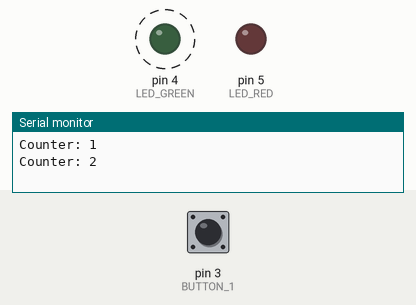
A sketch run on a simulated Arduino Uno, built with avr-gcc and run on an emulated ATmega328P. Shown: output pins drawn as LEDs (lit = HIGH), the last lines printed to the serial monitor. Dashed ring = blinking. The inputs (shaded band) are chosen by the test bench; at power-on: pin 3 (BUTTON_1) HIGH.

Above: at 1.2 s.
1.3 s: pin 3 (BUTTON_1) pulled LOW for 0.15 s
At 1.38 s:
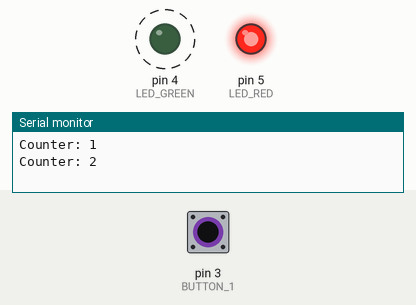
4.3 s: pin 3 (BUTTON_1) pulled LOW for 1 s
At 6.5 s:
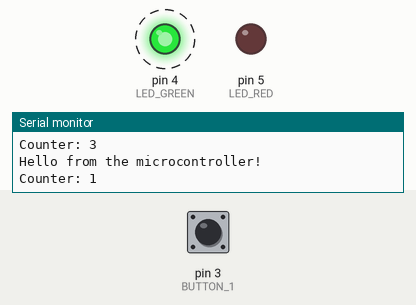
7.3 s: pin 3 (BUTTON_1) pulled LOW for 3.2 s
At 8.7 s:
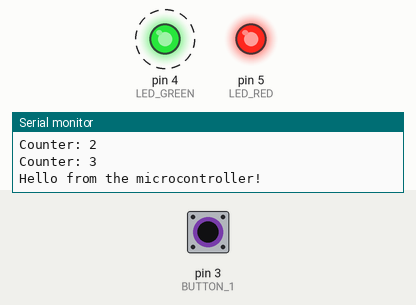
Timing chart, 0 to 18.0 s (numbered marks = the images above; inputs shaded):
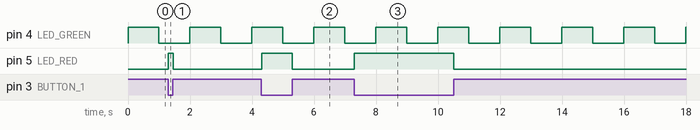

The sketch:

MicroProcessorsLab3.1v2.ino
```cpp
#define LED_GREEN 4
#define LED_RED 5
#define BUTTON_1 3

#define COUNTER_TIME 500

unsigned long gCounter = 0;
volatile unsigned char gISRFlag1 = 0;
volatile unsigned char gISRFlag2 = 0;

void setup() {
  Serial.begin(9600);

  // Initialize I/Os
  pinMode(LED_GREEN, OUTPUT);
  pinMode(LED_RED, OUTPUT);

  pinMode(BUTTON_1, INPUT_PULLUP);

  // Configure Timers
noInterrupts(); // Disable interrupts during setup

  TCCR1A = 0;               // Normal operation
  TCCR1B = (1 << WGM12) | (1 << CS12) | (1 << CS10); // CTC Mode, Prescaler 1024
  OCR1A = 15624;            // 1Hz = (16MHz / (1024 * (1 + OCR1A))) - 1
  TIMSK1 |= (1 << OCIE1A);  // Enable Timer1 Compare Match Interrupt
  TCCR2A = (1 << WGM21);     // CTC Mode
  TCCR2B = (1 << CS22) | (1 << CS21) | (1 << CS20); // Prescaler 1024
  OCR2A = 156;               // 10Hz = (16MHz / (1024 * (1 + OCR2A))) - 1
  TIMSK2 |= (1 << OCIE2A);   // Enable Timer2 Compare Match Interrupt
  interrupts(); // Enable interrupts
}


void loop() {
  // Task 1 - Every 1 second
  if(gISRFlag1){
    // Reset Flag
    gISRFlag1 = 0;
    gCounter++;

    // Toggle Green LED
    digitalWrite(LED_GREEN, !digitalRead(LED_GREEN));
    Serial.print(F("Counter: "));
    Serial.println(gCounter);
  }

  // Task 2 - Every 100 ms
  if(gISRFlag2){
    // Reset Flag
    gISRFlag2 = 0;

    // Read Button
    if(digitalRead(BUTTON_1) == LOW){
      digitalWrite(LED_RED, HIGH);
    } else{
      digitalWrite(LED_RED, LOW);
    }

  }
  // Foreground Task - Every 3 seconds
  if (gCounter >= 3) {
    Serial.println(F("Hello from the microcontroller!"));
    gCounter = 0; // Reset counter
  }
}

ISR(TIMER1_COMPA_vect){
  // Set Flag
  gISRFlag1 = 1;
}

ISR(TIMER2_COMPA_vect){
  // Set Flag
  gISRFlag2 = 1;
}
```

Measured:
- after the input at 1.3 s, pin 5 (LED_RED): LOW → HIGH at once, → LOW 0.15 s later
- after the input at 4.3 s, pin 5 (LED_RED): LOW → HIGH at once, → LOW 0.99 s later
- after the input at 7.3 s, pin 5 (LED_RED): LOW → HIGH at once, → LOW 3.2 s later
- by itself, pin 4 (LED_GREEN): alternates HIGH for 1.0 s and LOW for 1.0 s
